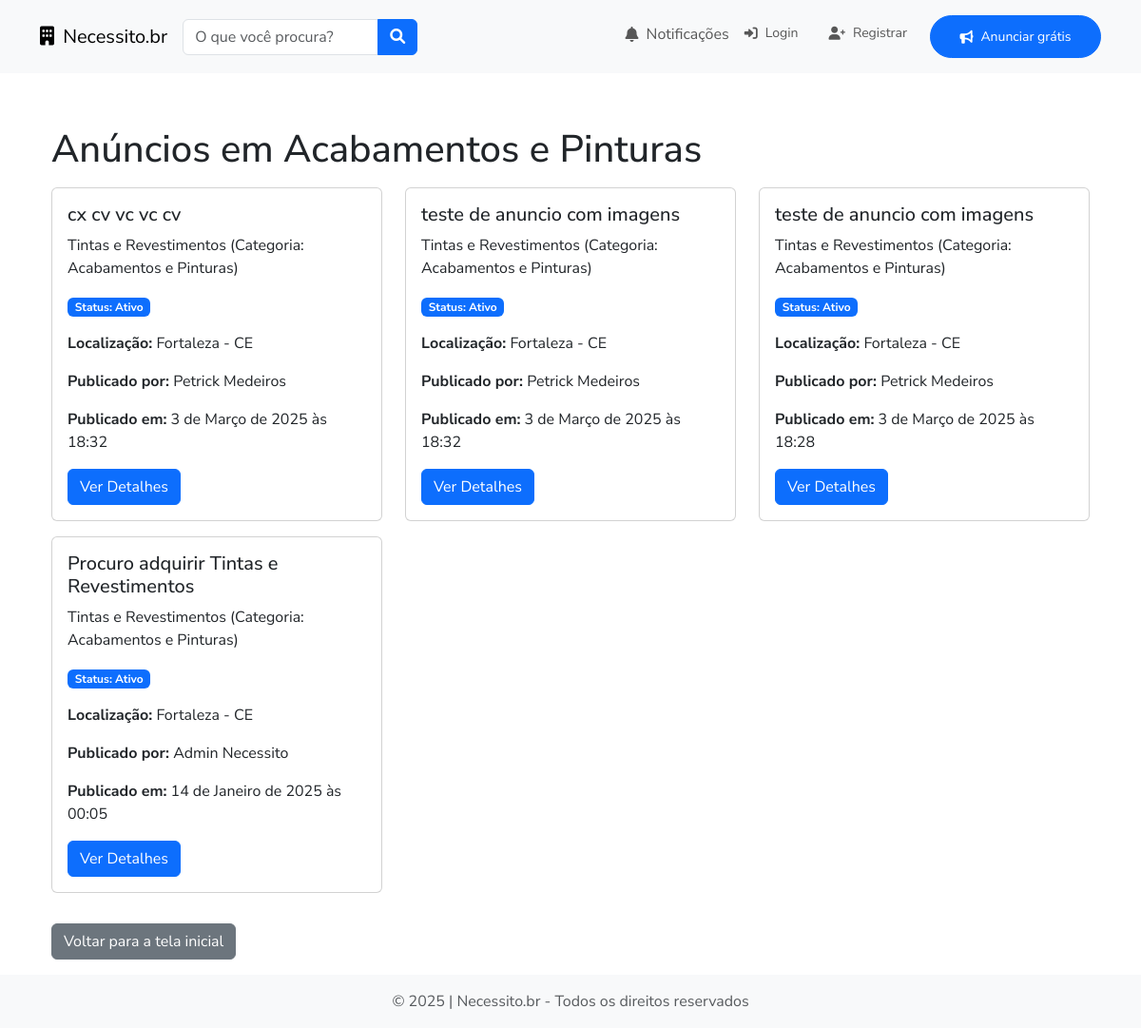
The page /necessidades/categoria/6/ on the database its author committed.
### categories/models.py (models this page shows, shortened)
class Categoria(models.Model):
    nome = models.CharField(max_length=100)
    descricao = models.TextField(blank=True)
    imagem_local = models.ImageField(
        upload_to='categorias/',
        blank=True,
        null=True,
        help_text="Imagem carregada localmente",
        validators=[validar_imagem]
    )
    url_imagem_externa = models.URLField(
        blank=True,
        null=True,
        help_text="URL de uma imagem externa"
    )
    criado_em = models.DateTimeField(auto_now_add=True)
    modificado_em = models.DateTimeField(auto_now=True)
    class Meta:
        ordering = ['nome']
    def imagem(self):
        """
        Retorna a imagem local, se existir, caso contrário, a URL externa.
        """
        if self.imagem_local:
            return self.imagem_local.url
        elif self.url_imagem_externa:
            return self.url_imagem_externa
        return None

class SubCategoria(models.Model):
    categoria = models.ForeignKey(
        Categoria,
        on_delete=models.CASCADE,
        related_name='subcategorias'
    )
    nome = models.CharField(max_length=100)
    descricao = models.TextField(blank=True)
    criado_em = models.DateTimeField(auto_now_add=True)
    modificado_em = models.DateTimeField(auto_now=True)
    def __str__(self):
        return f"{self.nome} (Categoria: {self.categoria.nome})"

### ads/models.py (models this page shows, shortened)
class Necessidade(models.Model):
    cliente = models.ForeignKey(User, on_delete=models.CASCADE, related_name="necessidades")
    categoria = models.ForeignKey(Categoria, on_delete=models.CASCADE, related_name="necessidades")
    subcategoria = models.ForeignKey(SubCategoria, on_delete=models.CASCADE, related_name="necessidades")
    titulo = models.CharField(max_length=255)
    descricao = models.TextField()
    quantidade = models.FloatField()
    medir_no_local = models.BooleanField(default=False)
    unidade = models.CharField(max_length=50, choices=[
        ('un', 'Unidade'),
        ('cx', 'Caixa'),
        ('pc', 'Peça'),
        ('kg', 'Kilograma'),
        ('m', 'Metro'),
        ('m2', 'Metro Quadrado'),
        ('m3', 'Metro Cúbico'),
        ('cm', 'Centímetro'),
        ('mm', 'Milímetro'),
        ('l', 'Litro'),
        ('g', 'Grama'),
        ('h', 'Hora'),
        ('d', 'Dia'),
        ('mês', 'Mês'),
        ('ano', 'Ano'),
        ('m²', 'Metro Quadrado'),
        ('m³', 'Metro Cúbico'),
        ('cm²', 'Centímetro Quadrado'),
        ('cm³', 'Centímetro Cúbico'),
        ('mm²', 'Milímetro Quadrado'),
        ('mm³', 'Milímetro Cúbico'),
        ('l', 'Litro'),
        ('ml', 'Mililitro'),
        ('g', 'Grama'),
        ('mg', 'Miligrama'),
        ('km', 'Quilograma'),
        ('h', 'Hora'),
        ('d', 'Dia'),
        ('mês', 'Mês'),
        ('ano', 'Ano'),
    ], default='Unidade'
    )
    marca = models.CharField(max_length=100, blank=True)
    tipo = models.CharField(max_length=100, blank=True)
    bitola = models.IntegerField(blank=True, default=0.0, help_text="Ex.: Milímetros")
    compr = models.IntegerField(blank=True, default=0.0, help_text="Ex.: Metros")
    peso = models.IntegerField(blank=True, default=0.0, help_text="Ex.: Kilogramas")
    altura = models.FloatField(blank=True, default=0.0, help_text="Ex.: Metros")
    status = models.CharField(max_length=20, choices=[
        ('ativo', 'Ativo'), # Anúncio ativo e disponível para orçamentos
        ('em_andamento', 'Em andamento'), # Anúncio com orçamento em andamento disparado após o aceite pelo anunciate.
        ('em_atendimento', 'Em atendimento'), # Anúncio com orçamento aceito pelo anunciante e pelo fornecedor.
        ('finalizado', 'Finalizado'), # Após a entrega do serviço ou produto, o anúncio é finalizado manualmente pelo anunciante.
        ('cancelado', 'Cancelado'), # Anúncio cancelado pelo anunciante.
    ], default='ativo')
    ip_usuario = models.GenericIPAddressField(blank=True, null=True, help_text="Endereço IP do usuário que cadastrou o anúncio")
    duracao = models.CharField(max_length=20, blank=True, null=True, help_text="Duração do serviço ou entrega (ex.: 7 dias, 3 horas)")
    data_criacao = models.DateTimeField(auto_now_add=True)
    modificado_em = models.DateTimeField(blank=True, null=True, auto_now=True)

### users/models.py (models this page shows, shortened)
class User(AbstractUser):
    username = None  # Remove o campo username
    is_client = models.BooleanField(default=False)
    is_supplier = models.BooleanField(default=False)
    first_name = models.CharField(max_length=100)
    last_name = models.CharField(max_length=100)
    email = models.EmailField(unique=True, max_length=255)
    telefone = models.CharField(max_length=15, blank=True)
    data_nascimento = models.DateField(null=True, blank=True)
    endereco = models.TextField(blank=True)
    bairro = models.CharField(max_length=100, blank=True)
    cep = models.CharField(max_length=15, blank=True)
    cidade = models.CharField(max_length=100, blank=True)
    estado = models.CharField(max_length=2, blank=True)
    cpf = models.CharField(max_length=14, unique=True, null=True, blank=True)
    cnpj = models.CharField(max_length=18, unique=True, null=True, blank=True)
    preferred_categories = models.ManyToManyField(
        Categoria,
        blank=True,
        related_name='users_preferred'
    )
    comprovante_endereco = models.FileField(upload_to='comprovantes/', blank=True, null=True)
    foto = models.ImageField(upload_to='fotos_usuarios/', blank=True, null=True)
    date_joined = models.DateTimeField('date joined', auto_now_add=True)
    USERNAME_FIELD = 'email'  # Define email como identificador principal
    EMAIL_FIELD = 'email'
    REQUIRED_FIELDS = ['first_name', 'last_name']
    objects = UserManager()
    def get_full_name(self):
        return f'{self.first_name} {self.last_name}'

### ads/views.py (the view)
# urls.py: path('necessidades/categoria/<int:category_id>/', AnunciosPorCategoriaListView.as_view(), name='anuncios_por_categoria'),
class AnunciosPorCategoriaListView(ListView):
    model = Necessidade
    template_name = 'anuncios_por_categoria.html'
    context_object_name = 'anuncios'
    def get_queryset(self):
        categoria_id = self.kwargs.get('category_id')
        self.categoria = get_object_or_404(Categoria, id=categoria_id)
        return Necessidade.objects.filter(
            categoria=self.categoria,
            status__in=['ativo', 'em_andamento']
        ).order_by('-data_criacao')  # Ordena pelos mais recentes
    def get_context_data(self, **kwargs):
        context = super().get_context_data(**kwargs)
        context['categoria'] = self.categoria
        return context

### ads/templates/anuncios_por_categoria.html
{% extends 'base.html' %}
{% block content %}
<div class="container">
  <h1 class="mb-3">Anúncios em {{ categoria.nome }}</h1>
  {% if anuncios %}
    <div class="row">
      {% for anuncio in anuncios %}
        <div class="col-md-4">
          <div class="card mb-3">
            <div class="card-body">
            <h5 class="card-title">{{ anuncio.titulo }}</h5>
            <p class="card-text">{{ anuncio.subcategoria }}</p>
            {% with status=anuncio.status %}
            <span class="badge
                {% if status == 'ativo' %}
                text-bg-primary
                {% elif status == 'em_andamento' %}
                text-bg-info
                {% elif status == 'em_atendimento' %}
                text-bg-warning
                {% elif status == 'finalizado' %}
                text-bg-success
                {% elif status == 'cancelado' %}
                text-bg-secondary
                {% endif %} mb-3">
                Status: {{ anuncio.get_status_display }}
            </span>
            {% endwith %}
            <p><strong>Localização:</strong> {{ anuncio.cliente.cidade }} - {{ anuncio.cliente.estado|upper }}</p>
            <p><strong>Publicado por:</strong> {{ anuncio.cliente.get_full_name }}</p>
            <p><strong>Publicado em:</strong> {{ anuncio.data_criacao }}</p>
            <a href="{% url 'necessidade_detail' anuncio.id %}" class="btn btn-primary">Ver Detalhes</a>
            </div>
          </div>
        </div>
      {% endfor %}
    </div>
  {% else %}
    <p class="text-muted">Nenhum anúncio encontrado nesta categoria.</p>
  {% endif %}
  <a href="{% url 'home' %}" class="btn btn-secondary mt-3">Voltar para a tela inicial</a>
</div>
{% endblock %}

### templates/base.html (style rules this page uses)
body { font-family: 'Nunito Sans', sans-serif; }

### rows shown on the page
Categoria: nome "Acabamentos e Pinturas"
Necessidade: titulo "cx cv vc vc cv", subcategoria "Tintas e Revestimentos (Categoria: Acabamentos e Pinturas)", status "Ativo", cliente.cidade "Fortaleza", cliente.estado "CE", cliente.get_full_name "Petrick Medeiros", data_criacao "3 de Março de 2025 às 18:32"
Necessidade: titulo "teste de anuncio com imagens", subcategoria "Tintas e Revestimentos (Categoria: Acabamentos e Pinturas)", status "Ativo", cliente.cidade "Fortaleza", cliente.estado "CE", cliente.get_full_name "Petrick Medeiros", data_criacao "3 de Março de 2025 às 18:32"
Necessidade: titulo "teste de anuncio com imagens", subcategoria "Tintas e Revestimentos (Categoria: Acabamentos e Pinturas)", status "Ativo", cliente.cidade "Fortaleza", cliente.estado "CE", cliente.get_full_name "Petrick Medeiros", data_criacao "3 de Março de 2025 às 18:28"
Necessidade: titulo "Procuro adquirir Tintas e Revestimentos", subcategoria "Tintas e Revestimentos (Categoria: Acabamentos e Pinturas)", status "Ativo", cliente.cidade "Fortaleza", cliente.estado "CE", cliente.get_full_name "Admin Necessito", data_criacao "14 de Janeiro de 2025 às 00:05"
